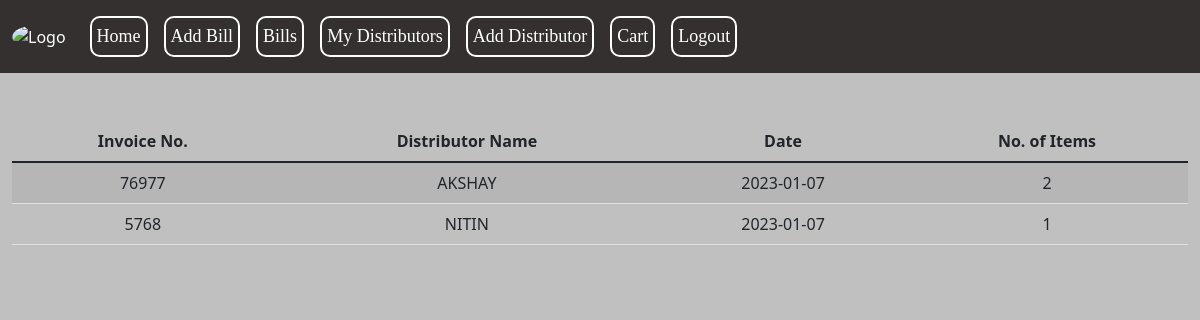
/showBills (signed in), run on the app's committed database.
### tables this page shows
CREATE TABLE bills (
                        id INTEGER,
                        invoice_no TEXT PRIMARY KEY,
                        dist_name TEXT NOT NULL,
                        date TEXT NOT NULL,
                        no_of_items INTEGER NOT NULL,
                        FOREIGN KEY(dist_name) REFERENCES distributor_info(dist_name),
                        FOREIGN KEY(id) REFERENCES users(user_id)
                        );

### app.py (the view)
@app.route("/showBills", methods=["GET"])
@login_required
def showBills():
    conn = get_db_connection()
    c = conn.cursor()
    bills = c.execute("SELECT invoice_no, dist_name, date, no_of_items FROM bills WHERE id = ?", (session["user_id"],)).fetchall()
    return render_template("billInfo.html", bills=bills)

### app.py (called while the page is built)
def get_db_connection():
    conn = sqlite3.connect("shop.db")
    return conn

@app.after_request
def after_request(response):
    response.headers["Cache-Control"] = "no-cache, no-store, must-revalidate"
    response.headers["Expires"] = 0
    response.headers["Pragma"] = "no-cache"
    return response

### helpers.py (called while the page is built)
def login_required(f):
    @wraps(f)
    def decorated_function(*args, **kwargs):
        if session.get("user_id") is None:
            return redirect("/login")
        return f(*args, **kwargs)
    return decorated_function

### templates/billInfo.html (shortened to what this page needs)
{% extends "layout.html" %}
{% block main %}
    <table class="table table-striped">
        <thead>
            <tr>
                <th>Invoice No.</th>
                <th>Distributor Name</th>
                <th>Date</th>
                <th>No. of Items</th>
            </tr>
        </thead>
        <tbody>
            {% for bill in bills %}
            <tr>
                <td> {{ bill[0] }} </td>
                <td> {{ bill[1] }} </td>
                <td> {{ bill[2] }} </td>
                <td> {{ bill[3] }} </td>
            </tr>
            {% endfor %}
        </tbody>
    </table>
{% endblock %}

### static/styles.css (style rules this page uses)
body { background-color: #C0C0C0; }

### data on the page
bills: invoice_no "76977", dist_name "AKSHAY", date "2023-01-07", no_of_items "2"
bills: invoice_no "5768", dist_name "NITIN", date "2023-01-07", no_of_items "1"
